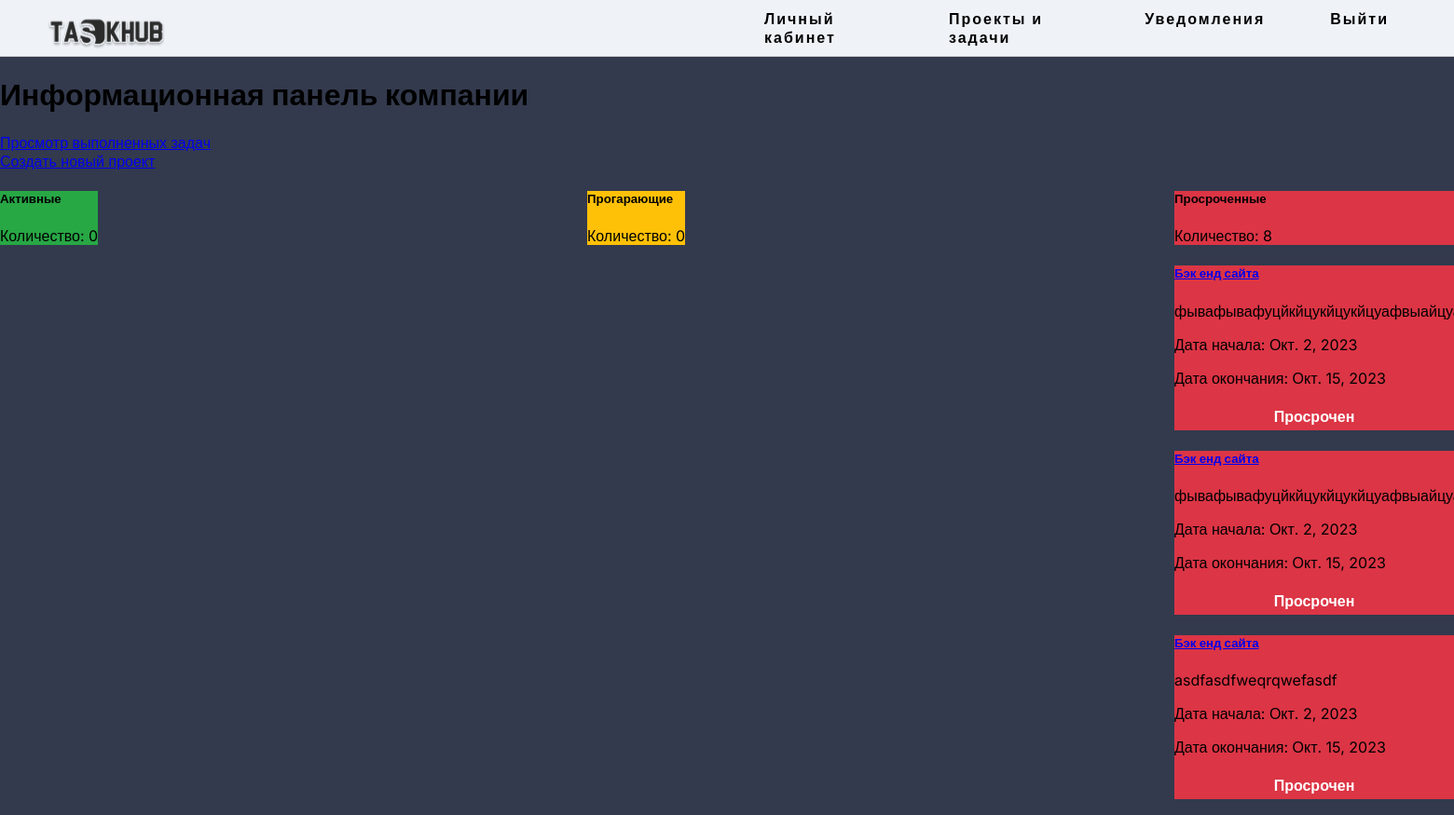
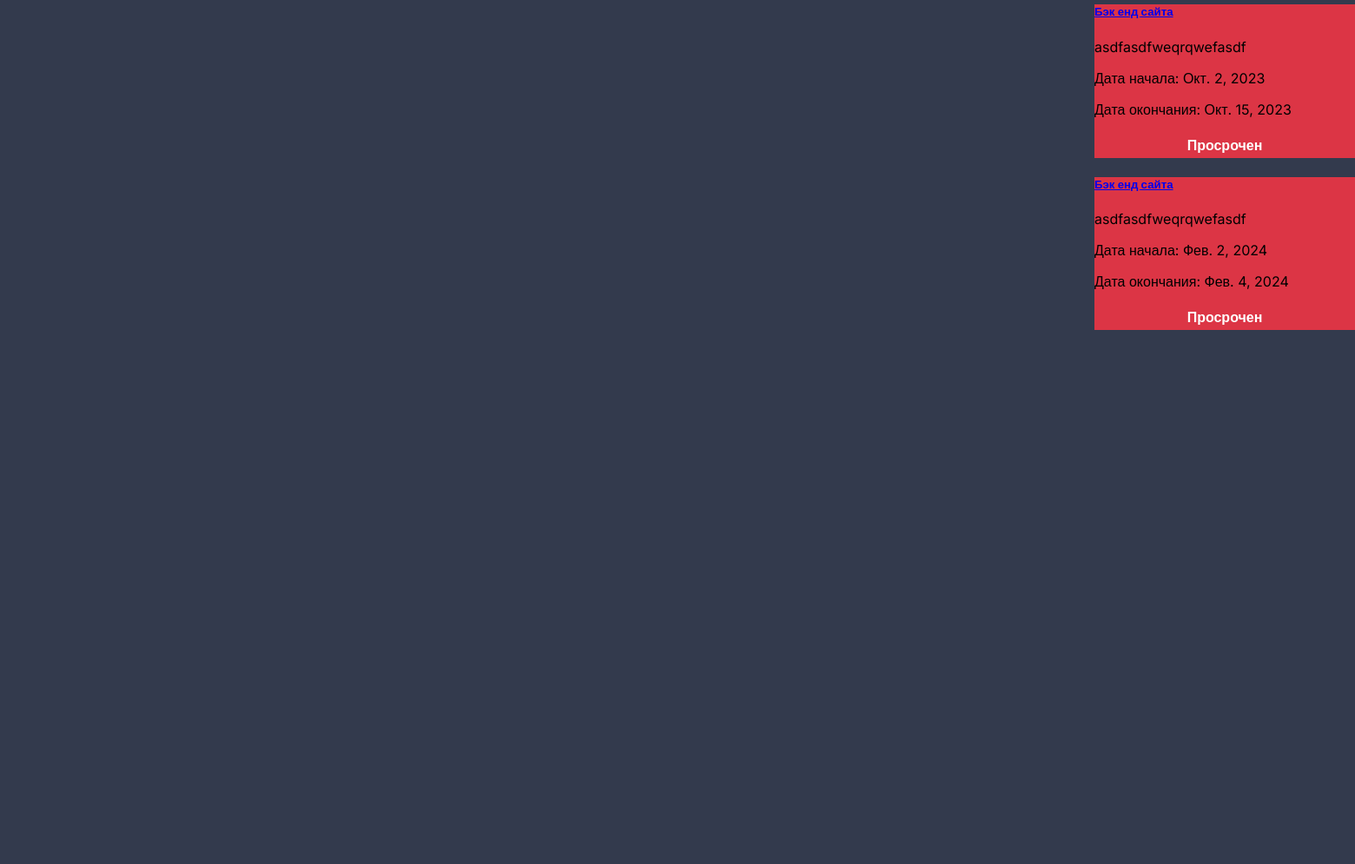
Page /company_dashboard/ (signed in) on the earlier database version (2 pictures, top to bottom).
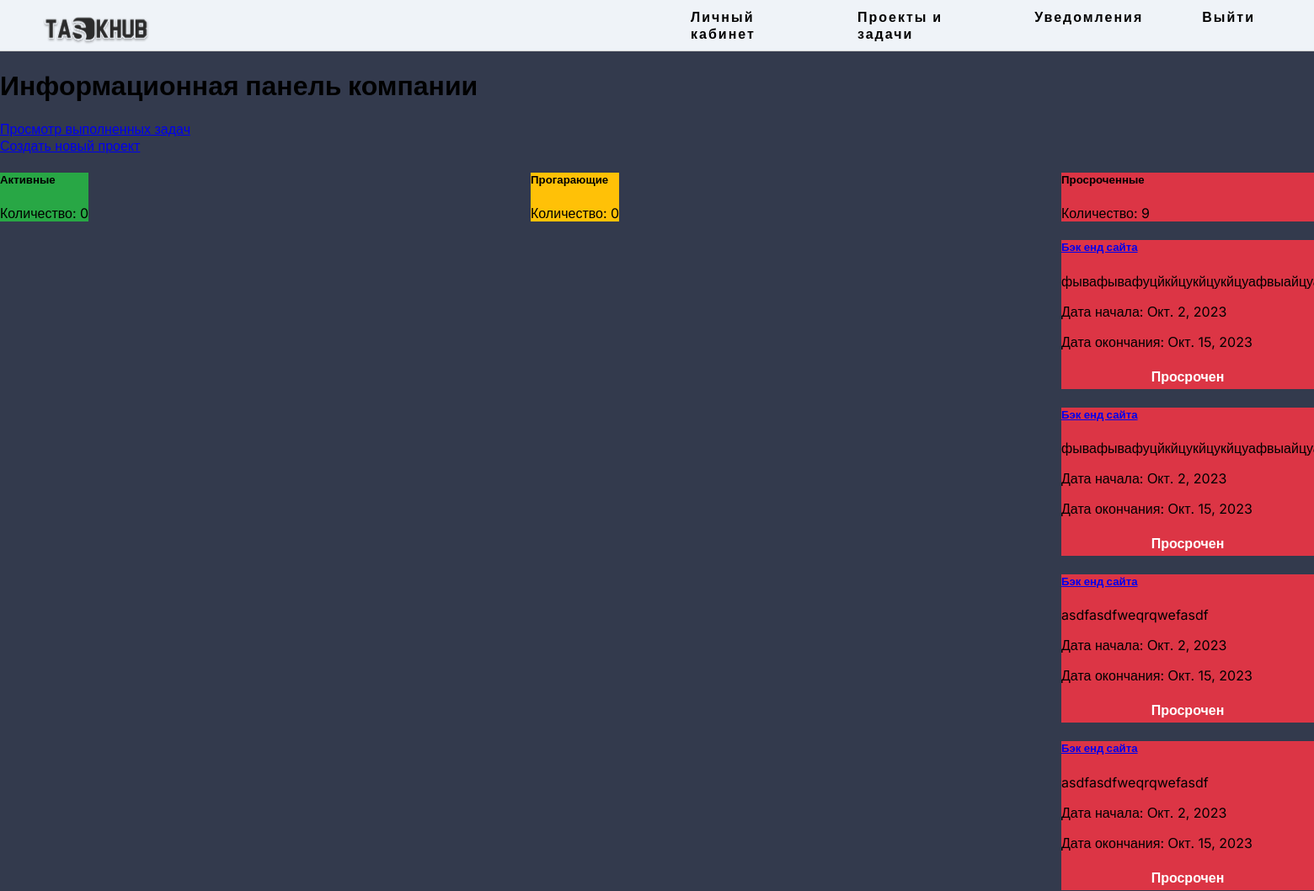
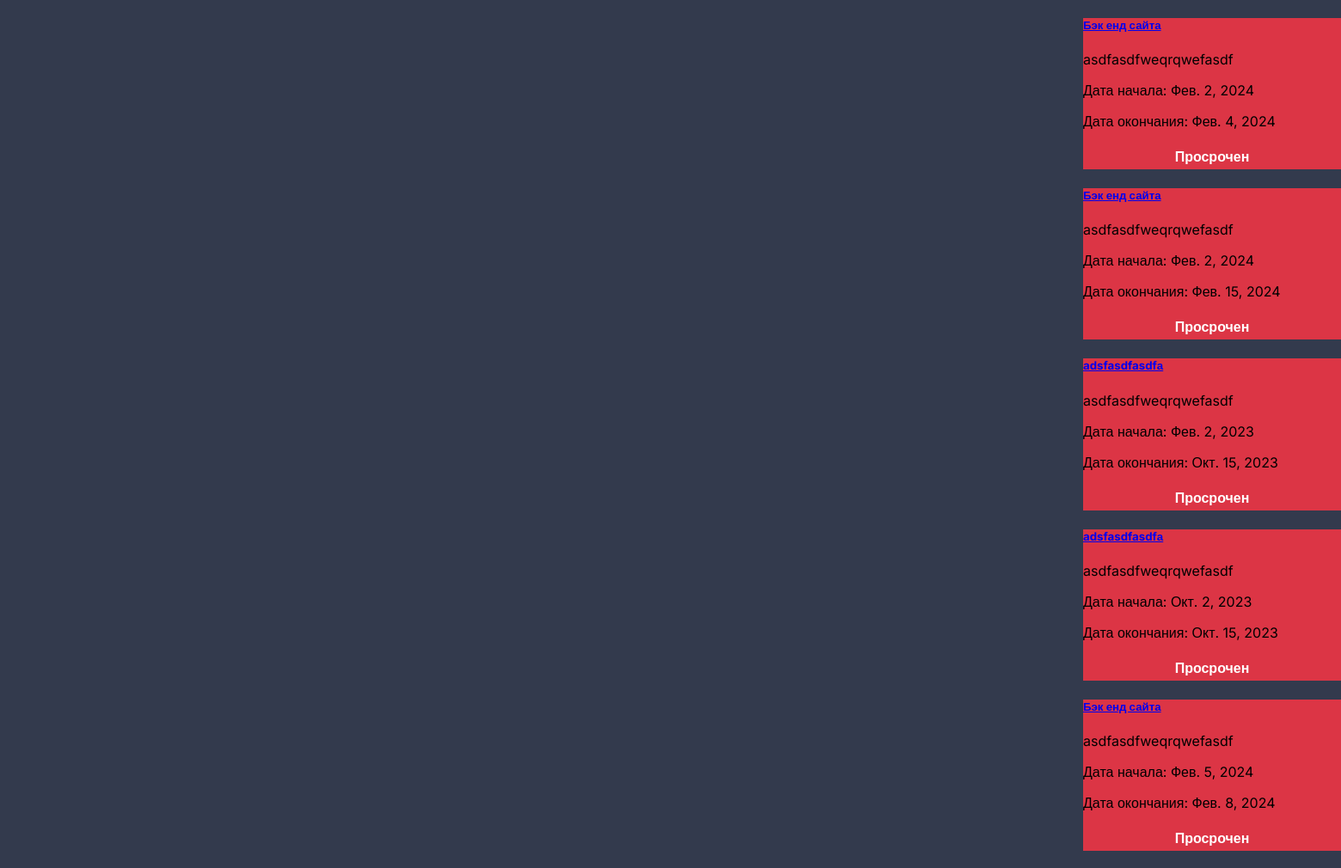
Same page on the later database version (2 pictures, top to bottom).
### task/models.py (models this page shows)
class Project(models.Model):
    user = models.ForeignKey(Manager, on_delete=models.CASCADE)
    name_project = models.CharField(verbose_name='Название проекта', max_length=255)
    description_project = models.CharField(verbose_name='Описание проекта', max_length=1000)
    start_date = models.DateField()
    end_date = models.DateField()

### task/views.py (the view)
# urls.py: path('company_dashboard/', views.company_dashboard, name='company_dashboard'),
@login_required
def company_dashboard(request):
    user = request.user
    projects = Project.objects.filter(user=user)
    active_projects = []
    expiring_projects = []
    overdue_projects = []
    for project in projects:
        today = date.today()
        if project.end_date < today:
            project.status = 'overdue'
            overdue_projects.append(project)
        elif (project.end_date - today).days >= 4:
            project.status = 'active'
            active_projects.append(project)
        else:
            project.status = 'expiring'
            expiring_projects.append(project)
    return render(request, 'task/company_dashboard.html', {'active_projects': active_projects,
                                                           'expiring_projects': expiring_projects,
                                                           'overdue_projects': overdue_projects})

### task/templates/task/company_dashboard.html (shortened to what this page needs)
{% extends 'task/base.html' %}
{% block content %}
  <h1>Информационная панель компании</h1>
<a href="{% url 'view_completed_tasks' %}" class="btn btn-secondary">Просмотр выполненных задач</a>
<br>
  <a class="btn btn-primary" role="button" href="{% url 'create_project' %}">Создать новый проект</a>
  {% if user.status == 2 %}
    <div class="category-container">
      <div class="col-md-4 mb-4">
        <div class="card project-card active-bg">
          <div class="card-body">
            <h5 class="card-title">Активные</h5>
            <p class="card-text">Количество: {{ active_projects|length }}</p>
          </div>
        </div>
      </div>
      <div class="col-md-4 mb-4">
        <div class="card project-card expiring-bg">
          <div class="card-body">
            <h5 class="card-title">Прогарающие</h5>
            <p class="card-text">Количество: {{ expiring_projects|length }}</p>
          </div>
        </div>
      </div>
      <div class="col-md-4 mb-4">
        <div class="card project-card overdue-bg">
          <div class="card-body">
            <h5 class="card-title">Просроченные</h5>
            <p class="card-text">Количество: {{ overdue_projects|length }}</p>
          </div>
        </div>
        {% for project in overdue_projects %}
          <div class="card project-card overdue-bg">
            <div class="card-body">
              <h5 class="card-title"><a href="{% url 'project_detail' project.id %}">{{ project.name_project }}</a></h5>
              <p class="card-text">{{ project.description_project }}</p>
              <p class="card-text">Дата начала: {{ project.start_date }}</p>
              <p class="card-text">Дата окончания: {{ project.end_date }}</p>
              <div class="status-background">
                Просрочен
              </div>
            </div>
          </div>
        {% endfor %}
      </div>
    </div>
  {% else %}
    <p>У вас нет доступа к этой странице.</p>
  {% endif %}
{% endblock %}

Differences in the rows shown:
now on this page (row unchanged): Project: name_project "Бэк енд сайта", description_project "asdfasdfweqrqwefasdf", start_date "Фев. 2, 2024", end_date "Фев. 15, 2024"
now on this page (row unchanged): Project: name_project "adsfasdfasdfа", description_project "asdfasdfweqrqwefasdf", start_date "Фев. 2, 2023", end_date "Окт. 15, 2023"
now on this page (row unchanged): Project: name_project "adsfasdfasdfа", description_project "asdfasdfweqrqwefasdf", start_date "Окт. 2, 2023", end_date "Окт. 15, 2023"
added Project: name_project "Бэк енд сайта", description_project "asdfasdfweqrqwefasdf", start_date "Фев. 5, 2024", end_date "Фев. 8, 2024"
Other differences:
{{ overdue_projects|length }}: "8" → "9"
